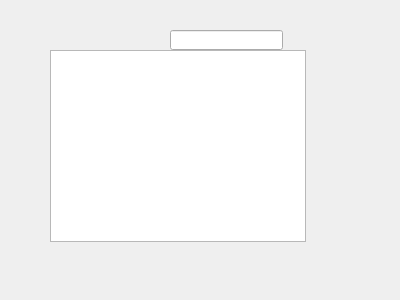
<?xml version="1.0" encoding="UTF-8"?>
<ui version="4.0">
 <class>dummy</class>
 <widget class="QDialog" name="dummy">
  <property name="geometry">
   <rect>
    <x>0</x>
    <y>0</y>
    <width>400</width>
    <height>300</height>
   </rect>
  </property>
  <property name="windowTitle">
   <string>Dialog</string>
  </property>
  <widget class="QTableView" name="tableView">
   <property name="geometry">
    <rect>
     <x>50</x>
     <y>50</y>
     <width>256</width>
     <height>192</height>
    </rect>
   </property>
  </widget>
  <widget class="QLineEdit" name="lineEdit">
   <property name="geometry">
    <rect>
     <x>170</x>
     <y>30</y>
     <width>113</width>
     <height>20</height>
    </rect>
   </property>
  </widget>
 </widget>
 <resources/>
 <connections/>
</ui>
